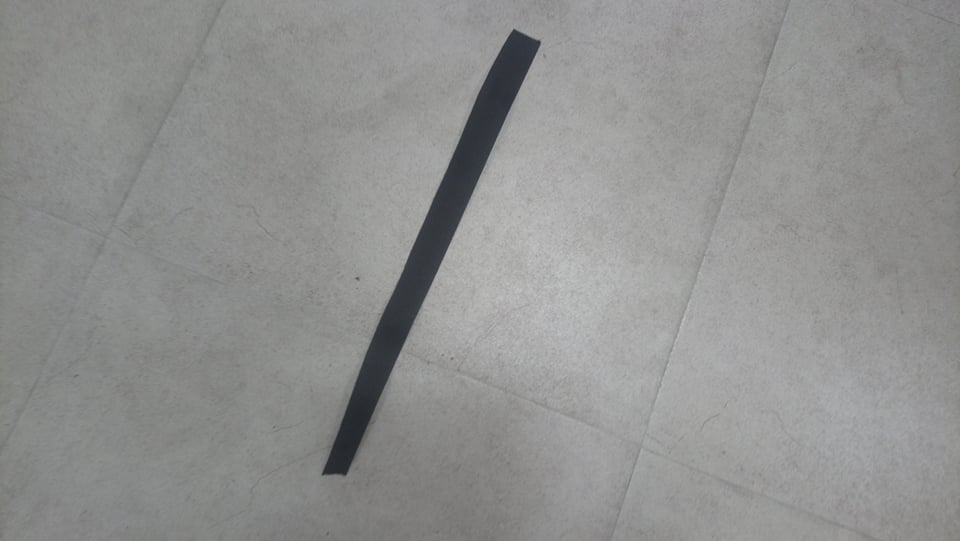
#> input picture line2.jpg, 960 x 541 px
$ python Line_detect_img_manik.py
#> lines starting #> are read from the running program, lines starting #| are printed output that depends on the picture; after the words box and inside, x2 and y2 are one past the last pixel; in counts of white or black regions, pixels touching at a corner belong together
#################       For opencv version '3.3.1-dev'       #################
import cv2
import numpy as np
#import matplotlib.pyplot as plt

def show(arr, name):
    cv2.imshow(name,arr)
    cv2.waitKey(0)
    cv2.destroyAllWindows()

img = cv2.imread('line2.jpg')
#> img is the input picture: shape (541, 960, 3); mean B, G, R 143.8, 144.9, 144.4
# show(img, "Raw Image")
gray = cv2.cvtColor(img, cv2.COLOR_BGR2GRAY)
show(gray, "Gray Image")
gray = cv2.GaussianBlur(gray, (9, 9), 0)
# show(gray, "Blurred Image")
#thresholding
ret,thresholded = cv2.threshold(gray,100,255,cv2.THRESH_BINARY)
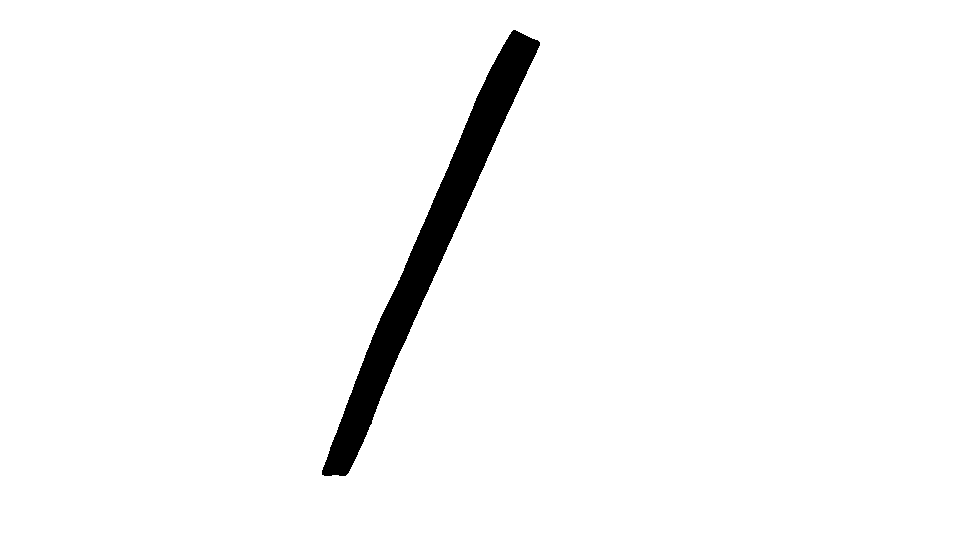
#> thresholded: shape (541, 960); 97.1% white; 1 black region, box (x1, y1, x2, y2) and area: (322, 30, 540, 476) 15073
# print(thresholded)
# show(thresholded, "Threshold Image")
#reversing the image
thresholded = 255 - thresholded
# show(thresholded, "Reversed")
#making kernel and applying erosion to avoid noise
kernel = np.ones((10,10),np.uint8)
erosion = cv2.erode(thresholded,kernel,iterations = 1)
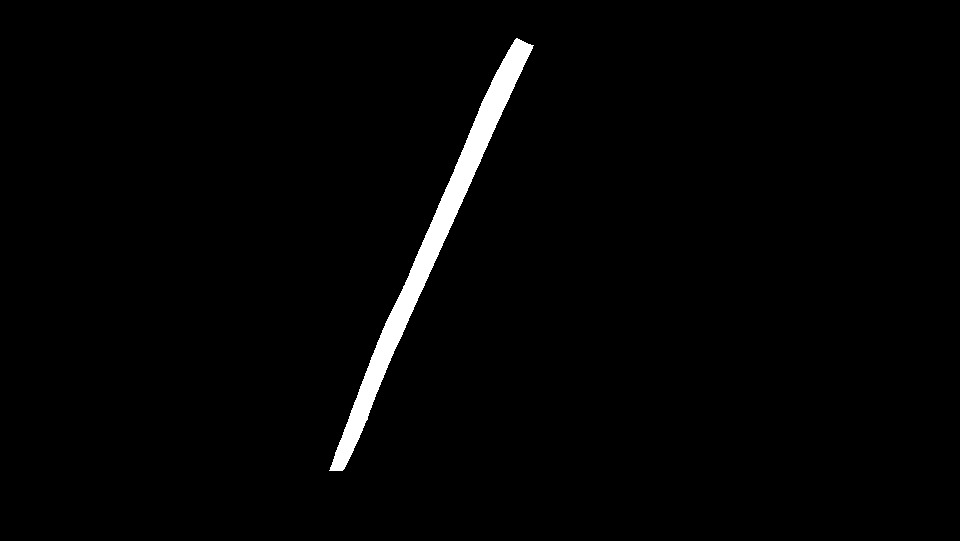
#> erosion: shape (541, 960); 1.8% white; 1 white region, box (x1, y1, x2, y2) and area: (329, 38, 534, 471) 9193
show(erosion, "Eroded Image")

####### For checking noises : Dilate the image!  ############
# kernel = np.ones((30,30),np.uint8)
# erosion = cv2.dilate(erosion,kernel,iterations = 1)
# show(erosion, "Dilated Image")

#finding the mid points of the lines
mid_points = []
for i in range(0,erosion.shape[0],50):
    d = np.argwhere(erosion[i] == 255)
    if len(d) >0 :
        avg = (d[0] + d[-1])/2
        mid_points.append((i, int(avg)))
#> this loop made 11 passes
#> avg on passes 2 to 10: [519.5], [495], [473], [451.5], [429], [407], [384], [364], [344.5]
#> after the loop, mid_points = [(50, 519), (100, 495), (150, 473), (200, 451), (250, 429), (300, 407), (350, 384), (400, 364), (450, 344)]

cv2.line(img,mid_points[-1][::-1],mid_points[0][::-1],(0,255,255),2)
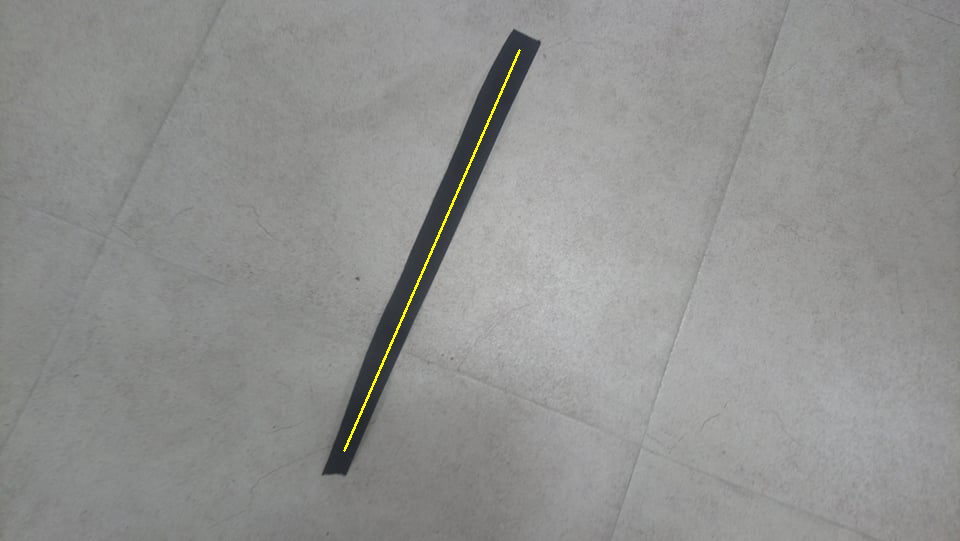
#> img: shape (541, 960, 3); 0.22% of pixels changed, all inside (x1, y1, x2, y2) = (343, 49, 521, 452)
#cv2.imwrite('New_code.jpg',img)
show(img, "Final Image")
